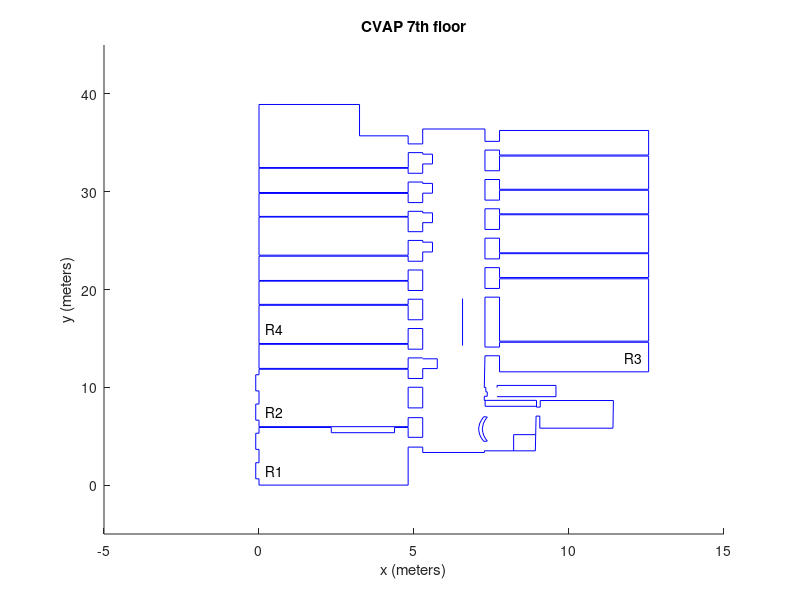

MATLAB code to generate this figure:
clc
clear all
close all
d=load('cvap_tr14_floor7-rlm.txt');
clf, hold on
title('CVAP 7th floor');
xlabel('x (meters)');
ylabel('y (meters)');

%label rooms
%text(2,0.5,'R1', 'FontSize',10)
%text(8,0.5,'R2', 'FontSize',10)
%text(13.5,11.8,'R3', 'FontSize',10)
%text(16.5,0.5,'R4', 'FontSize',10)
text(0.2,1.5,'R1', 'FontSize',10)
text(0.2,7.5,'R2', 'FontSize',10)
text(11.8,13,'R3', 'FontSize',10)
text(0.2,16,'R4', 'FontSize',10)

%set(gca,'xdir','reverse');
%xlim([-5 45]);
ylim([-5 45]);


% map
for k=1:size(d,1)
     plot(d(k,[1 3]), d(k,[2 4]),'b')
 end
 